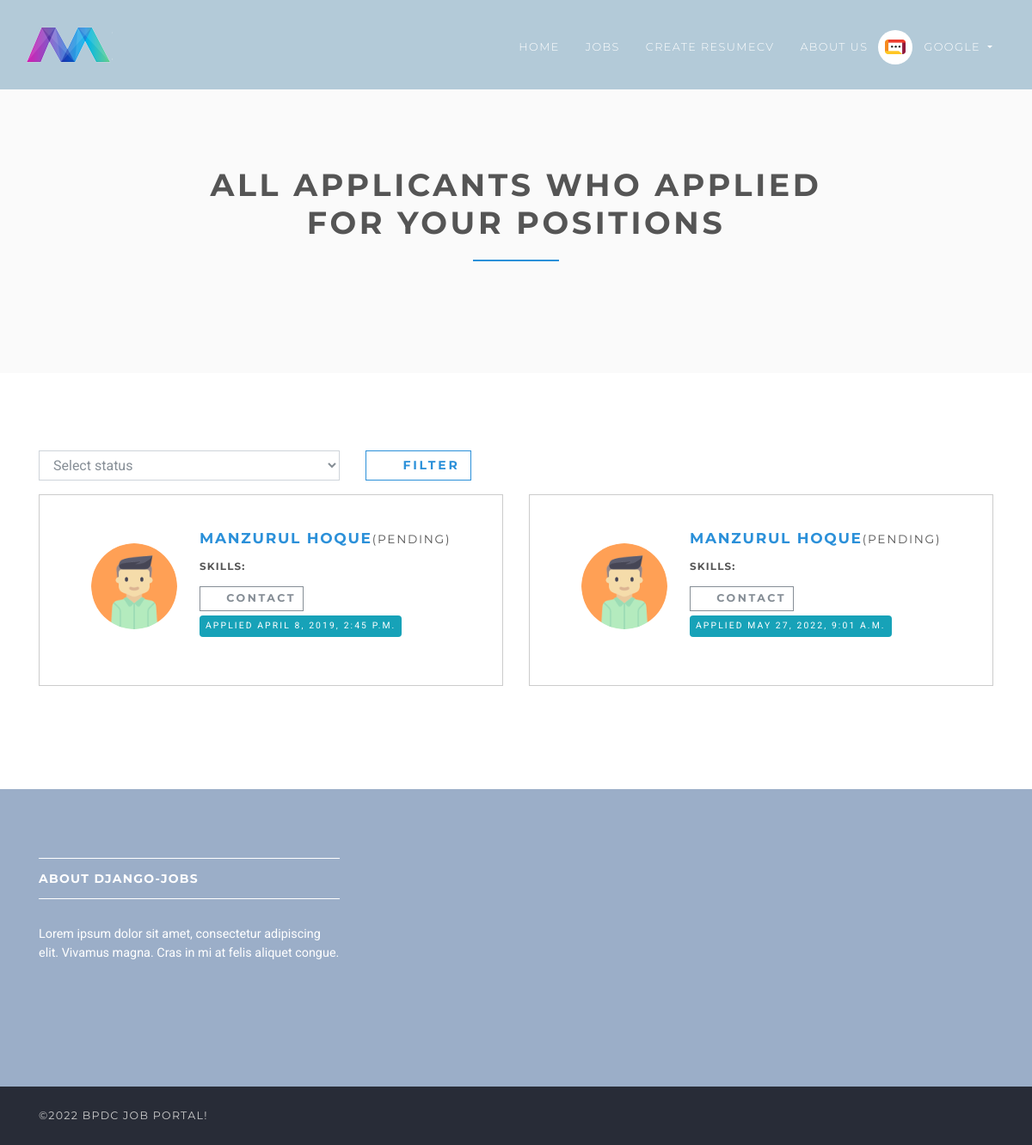
Page /en/employer/dashboard/all-applicants/ (signed in) on the committed database.
### accounts/models.py (models this page shows, shortened)
class User(AbstractUser):
    username = None
    role = models.CharField(max_length=12, error_messages={"required": "Role must be provided"})
    gender = models.CharField(max_length=10, blank=True, null=True, default="")
    email = models.EmailField(
        unique=True, blank=False, error_messages={"unique": "A user with that email already exists."}
    )
    USERNAME_FIELD = "email"
    REQUIRED_FIELDS = []
    objects = UserManager()

### jobsapp/models.py (models this page shows, shortened)
class Applicant(models.Model):
    user = models.ForeignKey(User, on_delete=models.CASCADE)
    job = models.ForeignKey(Job, on_delete=models.CASCADE, related_name="applicants")
    created_at = models.DateTimeField(default=timezone.now)
    comment = models.TextField(blank=True, null=True)
    status = models.SmallIntegerField(default=1)
    class Meta:
        ordering = ["id"]
        unique_together = ["user", "job"]
    @property
    def get_status(self):
        if self.status == 1:
            return "Pending"
        elif self.status == 2:
            return "Accepted"
        else:
            return "Rejected"

### jobsapp/views/employer.py (the view)
# urls.py: path("all-applicants/", ApplicantsListView.as_view(), name="employer-all-applicants"),
class ApplicantsListView(ListView):
    model = Applicant
    template_name = "jobs/employer/all-applicants.html"
    context_object_name = "applicants"
    @method_decorator(login_required(login_url=reverse_lazy("accounts:login")))
    @method_decorator(user_is_employer)
    def dispatch(self, request, *args, **kwargs):
        return super().dispatch(self.request, *args, **kwargs)
    def get_queryset(self):
        self.queryset = self.model.objects.filter(job__user_id=self.request.user.id).order_by("id")
        if "status" in self.request.GET and len(self.request.GET.get("status")) > 0:
            self.queryset = self.queryset.filter(status=int(self.request.GET.get("status")))
        return self.queryset

### templates/jobs/employer/all-applicants.html (shortened to what this page needs)
{% extends 'base.html' %}
{% load static %}
{% block content %}
    <section class="bg-light-gray">
        <div class="container">
            <div class="row">
                <div class="col-lg-8 mx-auto">
                    <h1 class="heading">All applicants who applied for your positions</h1>
                </div>
            </div>
        </div>
    </section>
    <section>
        <div class="container">
            <form id="job-main-form" method="get" action="" class="job-main-form">
                <div class="controls">
                    <div class="row align-items-center">
                        <div class="col-md-4">
                            <div class="form-group">
                                <select id="status" name="status" class="form-control">
                                    <option value="" selected>Select status</option>
                                </select>
                            </div>
                        </div>
                        <div class="col-6">
                            <div class="form-group">
                                <button type="submit" class="btn btn-outline-white-primary"><i class="fa fa-magic"></i>
                                    Filter
                                </button>
                            </div>
                        </div>
                    </div>
                </div>
            </form>
            <div class="row">
                {% for applicant in applicants %}
                    <div class="col-lg-6">
                        <div class="box applicant">
                            <div class="row">
                                <div class="col-md-3 mr-4">
                                    <div class="image">
                                        <img src="{% static 'img/avatar.png' %}" alt=""
                                             class="img-fluid rounded-circle">
                                    </div>
                                </div>
                                <div class="col-md-8">
                                    <h4><a href="{% url 'jobs:applied-applicant-view' applicant.job.id applicant.id %}">{{ applicant.user.get_full_name }}</a><small>({{ applicant.get_status }})</small></h4>
                                    <h6>Skills:
                                    </h6>
                                    <a href="mailto:{{ applicant.user.email }}?Subject=Interested"
                                       class="btn btn-outline-white-secondary btn-sm">
                                        <i class="fa fa-envelope"></i>Contact
                                    </a>
                                    <p>
                                        <span class="badge badge-info">Applied {{ applicant.created_at.astimezone }}</span>
                                    </p>
                                </div>
                            </div>
                        </div>
                    </div>
                {% endfor %}
            </div>
        </div>
    </section>
{% endblock %}

### templates/base.html (shortened to what this page needs)
{% load static %}
{% load static i18n %}
{% get_current_language as LANGUAGE_CODE %}
<!DOCTYPE html>
<html lang="{{ LANGUAGE_CODE }}">
<head>
    <link rel="stylesheet"
          href="{% static 'vendor/bootstrap/css/bootstrap.min.css' %}">
    <link rel="stylesheet"
          href="{% static 'vendor/font-awesome/css/font-awesome.min.css' %}">
    <link rel="stylesheet" href="{% static 'vendor/owl.carousel/assets/owl.carousel.css' %}">
    <link rel="stylesheet" href="{% static 'vendor/owl.carousel/assets/owl.theme.default.css' %}">
    <link rel="stylesheet" href="{% static 'css/style.default.css' %}" id="theme-stylesheet">
    <link rel="stylesheet" href="{% static 'css/custom.css' %}">
    <link rel="stylesheet" href="https://cdnjs.cloudflare.com/ajax/libs/toastr.js/latest/toastr.min.css"/>
</head>
<body>
<header class="header">
    <nav class="navbar navbar-expand-lg">
        <div class="container-fluid">
            <a href="{% url 'jobs:home' %}" class="navbar-brand">
                <img src="{% static 'img/logo-small.png' %}" alt="logo" class="d-none d-lg-block">
            </a>
            <div id="navbarSupportedContent" class="collapse navbar-collapse">
                {% with request.resolver_match.url_name as url_name %}
                    <ul class="navbar-nav ml-auto">
                        <li class="nav-item {% if url_name == 'home' %}active{% endif %}">
                            <a href="{% url 'jobs:home' %}" class="nav-link">Home <span class="sr-only">(current)</span></a>
                        </li>
                        <li class="nav-item {% if url_name == 'jobs' %}active{% endif %}">
                            <a href="{% url 'jobs:jobs' %}" class="nav-link">Jobs</a>
                        </li>
                        <li class="nav-item {% if url_name == 'templates' %}active{% endif %}">
                            <a href="{% url 'resume_cv:templates' %}" class="nav-link">Create ResumeCV</a>
                        </li>
                        <li class="nav-item">
                            <a href="/{{ LANGUAGE_CODE }}/about-us/" class="nav-link">About Us</a>
                        </li>
                        {% if request.user.is_authenticated and request.user.role == 'employer' %}
                            <li class="nav-item dropdown">
                                <a id="clientZone" href="#" data-toggle="dropdown"
                                   aria-haspopup="true" aria-expanded="false"
                                   class="nav-link dropdown-toggle has-img mb-3 mb-lg-0 mt-3 mt-lg-0">
                                    <div class="client-menu-image">
                                        <div class="inner">
                                            <img src="{% static 'img/company-1.png' %}"
                                                 alt="company image"
                                                 class="img-fluid">
                                        </div>
                                    </div>
                                    {% if request.user.role == 'employee' %}
                                        {{ request.user.first_name }} {{ request.user.last_name }}
                                    {% else %}
                                        {{ request.user.first_name }}
                                    {% endif %}
                                </a>
                            </li>
                        {% endif %}
                    </ul>
                {% endwith %}
            </div>
        </div>
    </nav>
</header>
<div>
    {% block content %} {% endblock %}
</div>
<footer class="footer">
    <div class="footer__block">
        <div class="container">
            <div class="row">
                <div class="col-lg-4 col-md-12 mb-5">
                    <h4 class="h5">About django-jobs</h4>
                    <p> Lorem ipsum dolor sit amet, consectetur adipiscing elit. Vivamus magna. Cras in mi at felis
                        aliquet congue. </p>
                </div>
            </div>
        </div>
    </div>
    <div class="footer__copyright">
        <div class="container">
            <div class="row">
                <div class="col-md-4 text-md-left text-center">
                    <p>&copy;{% now "Y" %} BPDC JOB PORTAL!</p>
        </div>
    </div>
</footer>
</body>
</html>

### rows in the picture
User: user.first_name "GOOGLE"
Applicant: user.get_full_name "MANZURUL HOQUE", get_status "PENDING", created_at.astimezone "APRIL 8, 2019, 2:45 P.M."
Applicant: user.get_full_name "MANZURUL HOQUE", get_status "PENDING", created_at.astimezone "MAY 27, 2022, 9:01 A.M."
